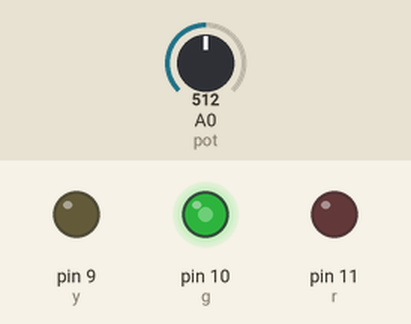
Bench run of a sketch on a simulated Arduino Uno, built with avr-gcc and run on an emulated ATmega328P. On the bench: output pins drawn as LEDs (lit = HIGH). The test bench sets the inputs (shaded band); at power-on: A0 (pot) = 512.

Above: at 1.2 s.
1.3 s: A0 (pot) set to 716
At 2.2 s:
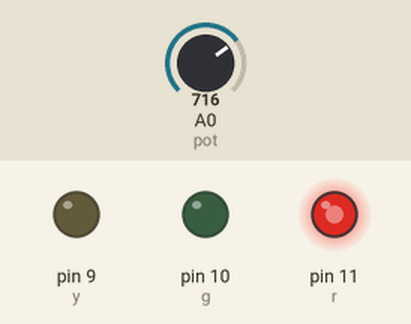
2.8 s: A0 (pot) set to 900
At 3.3 s:
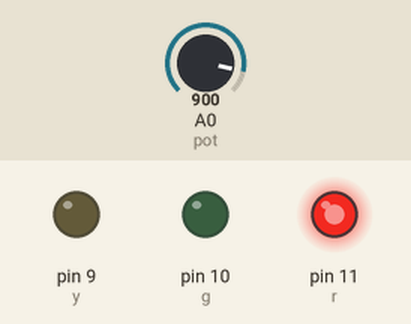
4.3 s: A0 (pot) set to 306
At 5.5 s:
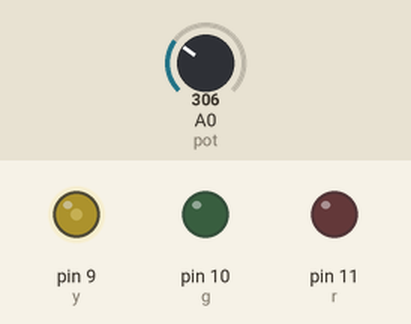
5.8 s: A0 (pot) set to 160
At 6.8 s:
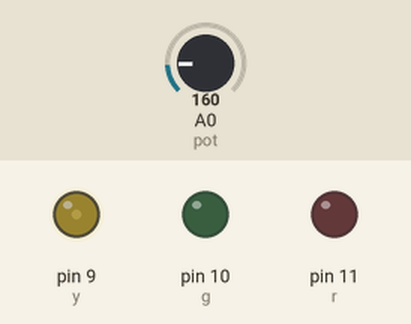
7.3 s: A0 (pot) set to 0
At 7.9 s:
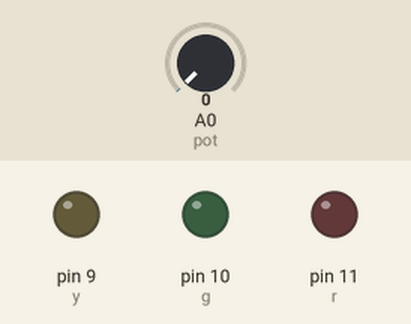
Timing chart, 0 to 9.8 s (numbered marks = the images above; inputs shaded):
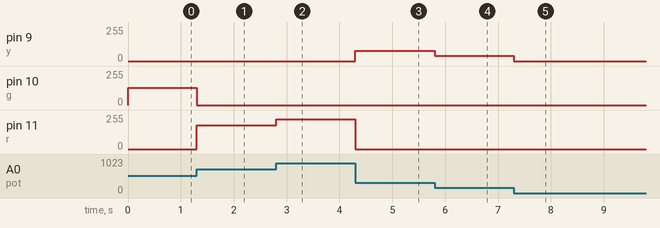

The sketch:

ogni.ino
```cpp
int y = 9;
int g = 10;
int r = 11;
int pot = A0;
void setup () {
  pinMode (r, OUTPUT);
  pinMode (y, OUTPUT);
  pinMode (g, OUTPUT);
  pinMode (pot, INPUT);
}
void loop() {
  int x;
  x = analogRead(pot) / 4 ;
  if (x < 84)
  {
    analogWrite(y, x);
    analogWrite(g, LOW);
    analogWrite(r, LOW);
  }
  else
  {
    if (x < 170)
    {
      analogWrite(y, LOW);
      analogWrite(g, x);
      analogWrite(r, LOW);
    }
    else
    {
      analogWrite(g, LOW);
      analogWrite(r, x);
      analogWrite(y, LOW);
    }
  }
}
```

Measured:
- after the input at 1.3 s, pin 10 (g): 128/255 → 0/255 at once; pin 11 (r): 0/255 → 179/255 at once
- after the input at 2.8 s, pin 11 (r): 179/255 → 225/255 at once
- after the input at 4.3 s, pin 9 (y): 0/255 → 76/255 at once; pin 11 (r): 225/255 → 0/255 at once
- after the input at 5.8 s, pin 9 (y): 76/255 → 40/255 at once
- after the input at 7.3 s, pin 9 (y): 40/255 → 0/255 at once
